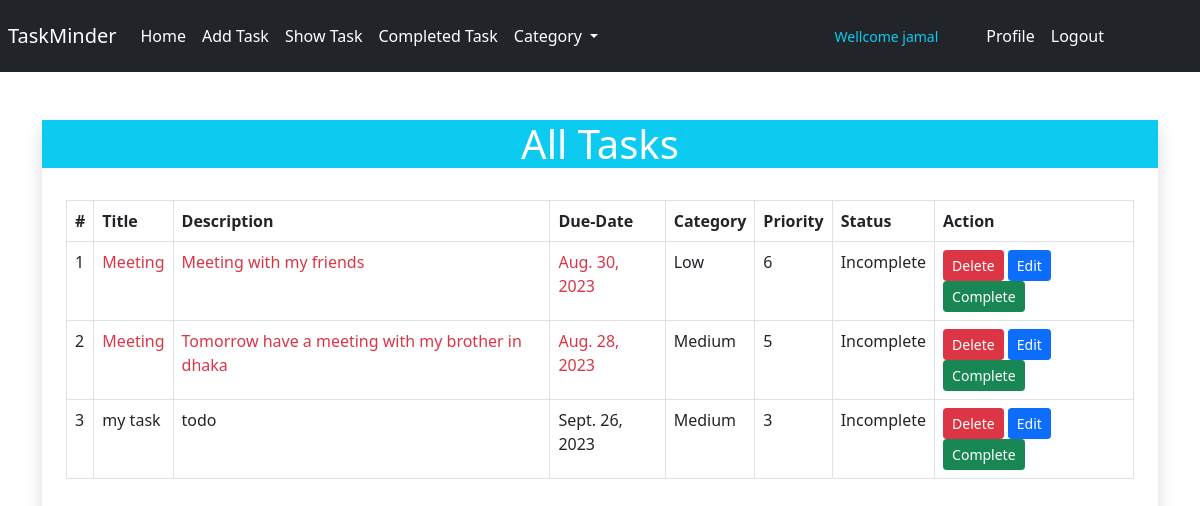
The page /tasks/show_task/ (signed in) on the database as committed earlier.
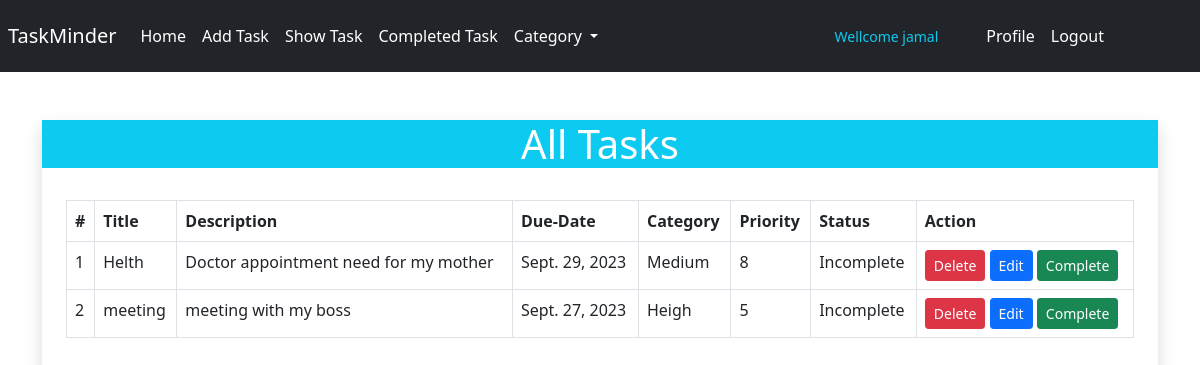
The same page on the database as committed later.
### tasks/models.py (models this page shows, shortened)
class TaskModel(models.Model):
    task_status=[
    ('Incomplete', 'Incomplete'),
    ('Complete', 'Complete'),
    ]
    priority_status=[
    ('0',' 0️⃣'),
    ('1',' 1️⃣'),
    ('2',' 2️⃣'),
    ('3',' 3️⃣'),
    ('4',' 4️⃣'),
    ('5',' 5️⃣'),
    ('6',' 6️⃣'),
    ('7',' 7️⃣'),
    ('8',' 8️⃣'),
    ]
    category=[
        ('Low', 'Low'),
        ('Medium', 'Medium'),
        ('High', 'High'),
    ]
    title = models.CharField(max_length=100)
    description = models.CharField(max_length=500)
    status = models.CharField(max_length=100, choices=task_status, default='Incomplete')
    user = models.ForeignKey(User, on_delete=models.CASCADE)
    created = models.DateTimeField(auto_now_add=True)
    priority = models.CharField(max_length=50, choices=priority_status)
    due_date = models.DateField(null=True, blank=True)
    category = models.CharField(max_length=50,choices=category)
    def overdue(self):
        return self.due_date < now().date()

### tasks/views.py (the view)
# urls.py: path('show_task/',views.show_task, name='show_task'),
@login_required
def show_task(request):
    if request.user.is_authenticated:
        user = request.user
        cur_date = datetime.now()
        task =  TaskModel.objects.filter(user = user).order_by('-priority')
        return render(request, 'tasks/show_task.html',{'task':task , 'cur_date':cur_date})
    else:
        return redirect('login')

### tasks/templates/tasks/show_task.html
{% extends 'base.html' %}
{% load crispy_forms_tags %}
{% block body %}
    <div class=" container pt-5 ">
        <div class="col-lg-12 mx-auto shadow text-white">
            <div class="pt-0 text-white">
                <h1 class="text-center bg-info text-white">All Tasks</h1>
                <div class="p-4">
                    {% if task %}
                    <table class="table table-bordered pl-3">
                        <thead>
                            <tr>
                                <th scope="col">#</th>
                                <th scope="col">Title</th>
                                <th scope="col">Description</th>
                                <th scope="col">Due-Date</th>
                                <th scope="col">Category</th>
                                <th scope="col">Priority</th>
                                <th scope="col">Status</th>
                                <th scope="col">Action</th>
                            </tr>
                        </thead>
                        <tbody>
                            {% for todo in task %}
                            {% if todo.overdue %}
                                <tr >
                                    <td>{{forloop.counter}}</td>
                                    <td class=" text-danger" >{{todo.title}}</td>
                                    <td class=" text-danger">{{todo.description}}</td>
                                    <td class="text-danger">{{todo.due_date}}</td>
                                    <td>{{todo.category}}</td>
                                    <td>{{todo.priority}}</td>
                                    <td>{{todo.status}}</td>
                                    <td><a class="btn btn-danger btn-sm" href="{% url 'del_task' id=todo.id %}">Delete</a> <a class="btn btn-primary btn-sm" href="{% url 'edit_task' id=todo.id %}">Edit</a> <a class="btn btn-success btn-sm" href="{% url 'complete' id=todo.id%}">Complete</a></td>
                                </tr>
                                {% else %}
                                <tr>
                                    <td>{{forloop.counter}}</td>
                                    <td>{{todo.title}}</td>
                                    <td>{{todo.description}}</td>
                                    <td>{{todo.due_date}}</td>
                                    <td>{{todo.category}}</td>
                                    <td>{{todo.priority}}</td>
                                    <td>{{todo.status}}</td>
                                    <td><a class="btn btn-danger btn-sm" href="{% url 'del_task' id=todo.id %}">Delete</a> <a class="btn btn-primary btn-sm" href="{% url 'edit_task' id=todo.id %}">Edit</a> <a class="btn btn-success btn-sm" href="{% url 'complete' id=todo.id%}">Complete</a></td>
                                </tr>
                                {% endif %}
                            {% endfor %}
                        </tbody>
                    </table>
                {% else %}
                    <h1>No Data Found</h1>
                {% endif %}
                </div>
            </div>
        </div>
    </div>
{% endblock %}

### templates/base.html (shortened to what this page needs)
<!doctype html>
<html lang="en">
  <head>
    <link href="https://cdn.jsdelivr.net/npm/bootstrap@5.0.2/dist/css/bootstrap.min.css" rel="stylesheet">
  </head>
  <body>
    <nav class="navbar navbar-expand-lg navbar-dark bg-dark pr-25">
        <div class="container-fluid p-2 ">
          <a class="navbar-brand ml-5 font-size-50" href="{% url 'home' %}">TaskMinder</a>
          <div class="collapse navbar-collapse" id="navbarNavDropdown">
            <ul class="navbar-nav">
              <li class="nav-item">
                <a class="nav-link active" aria-current="page" href="{% url 'home' %}">Home</a>
              </li>
              <li class="nav-item">
                <a class="nav-link active" href="{% url 'add_task' %}">Add Task</a>
              </li>
              <li class="nav-item">
                <a class="nav-link active" href="{% url 'show_task' %}">Show Task</a>
              </li>
              <li class="nav-item">
                <a class="nav-link active" href="{% url 'completed_list'%}">Completed Task</a>
              </li>
              <li class="nav-item dropdown">
                <a class="nav-link dropdown-toggle active " href="#" id="navbarDropdown" role="button" data-bs-toggle="dropdown" aria-expanded="false">
                  Category
                </a>
              </li>
            </ul>
            </div>
            {% if request.user.is_authenticated %}
            <ul style="margin-lef:auto; margin-right:80px" class="navbar-nav">
                <small style="margin-right:40px; padding-top:10px"  class="title text-info">Wellcome {{request.user.first_name}}</small>
                <li class="nav-item mr-5">
                <a class="nav-link active" href="{% url 'profile' %}">Profile</a>
                </li>
                <li class="nav-item">
                <a class="nav-link active" href="{% url 'logout' %}">Logout</a>
                </li>
            </ul>
          {% endif %}
        </div>
      </nav>
    {% block body %}
    {% endblock %}
  </body>
</html>

Rows that differ between the two databases and show on the page:
removed TaskModel: title "Meeting", description "Meeting with my friends", due_date "Aug. 30, 2023", category "Low", priority "6", status "Incomplete"
removed TaskModel: title "Meeting", description "Tomorrow have a meeting with my brother in dhaka", due_date "Aug. 28, 2023", category "Medium", priority "5", status "Incomplete"
removed TaskModel: title "my task", description "todo", due_date "Sept. 26, 2023", category "Medium", priority "3", status "Incomplete"
added TaskModel: title "Helth", description "Doctor appointment need for my mother", due_date "Sept. 29, 2023", category "Medium", priority "8", status "Incomplete"
added TaskModel: title "meeting", description "meeting with my boss", due_date "Sept. 27, 2023", category "Heigh", priority "5", status "Incomplete"
